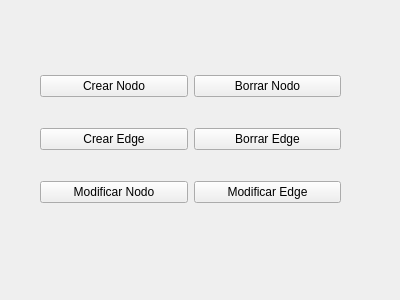
<?xml version="1.0" encoding="UTF-8"?>
<ui version="4.0">
 <class>bullshit_publisher</class>
 <widget class="QWidget" name="bullshit_publisher">
  <property name="geometry">
   <rect>
    <x>0</x>
    <y>0</y>
    <width>400</width>
    <height>300</height>
   </rect>
  </property>
  <property name="windowTitle">
   <string>Form</string>
  </property>
  <widget class="QWidget" name="">
   <property name="geometry">
    <rect>
     <x>40</x>
     <y>50</y>
     <width>301</width>
     <height>181</height>
    </rect>
   </property>
   <layout class="QGridLayout" name="gridLayout">
    <item row="0" column="0">
     <widget class="QPushButton" name="create_node_button">
      <property name="text">
       <string>Crear Nodo</string>
      </property>
     </widget>
    </item>
    <item row="0" column="1">
     <widget class="QPushButton" name="delete_node_button">
      <property name="text">
       <string>Borrar Nodo</string>
      </property>
     </widget>
    </item>
    <item row="1" column="0">
     <widget class="QPushButton" name="create_edge_button">
      <property name="text">
       <string>Crear Edge</string>
      </property>
     </widget>
    </item>
    <item row="1" column="1">
     <widget class="QPushButton" name="delete_edge_button">
      <property name="text">
       <string>Borrar Edge</string>
      </property>
     </widget>
    </item>
    <item row="2" column="0">
     <widget class="QPushButton" name="modify_node_button">
      <property name="text">
       <string>Modificar Nodo</string>
      </property>
     </widget>
    </item>
    <item row="2" column="1">
     <widget class="QPushButton" name="modify_edge_button">
      <property name="text">
       <string>Modificar Edge</string>
      </property>
     </widget>
    </item>
   </layout>
  </widget>
 </widget>
 <resources/>
 <connections/>
</ui>
